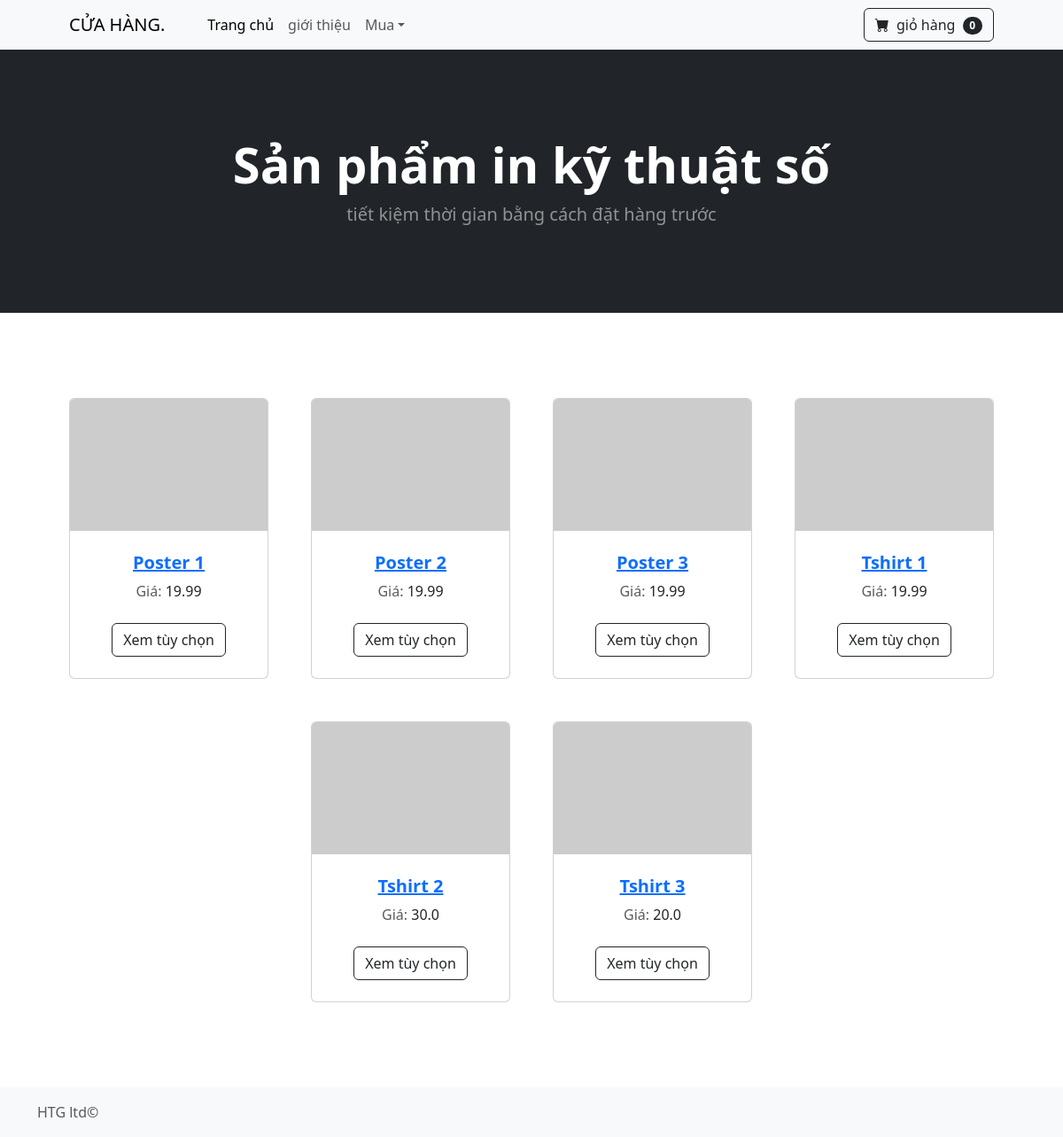
The page / on the database its author committed.
### main.py (models this page shows)
class Products(db.Model):
    id = db.Column(db.Integer, primary_key=True)
    title = db.Column(db.String(250), nullable=False, unique=True)
    image = db.Column(db.String(250), nullable=False)
    category = db.Column(db.String(250), nullable=False)
    price = db.Column(db.Float(250), nullable=False)
    size = db.Column(db.String(250), nullable=False)
    description = db.Column(db.Text, nullable=False)
    cart_items = db.relationship('CartItem', back_populates='product')
    def __repr__(self):
        return self.title

### main.py (the view)
@app.route('/')
def home():
    all_products = Products.query.all()
    categories = ['posters', 'tshirts', 'aliens']
    product_cats = {}
    for category in categories:
        products = Products.query.filter_by(category=category).all()
        for product in products:
            product_cats.setdefault(category, []).append(product)
    print(product_cats)
    return render_template('index.html', products=all_products)

### main.py (called while the page is built)
@app.context_processor
def context_processor():
    print("Context processor called")  # This line is for debugging purposes
    cart_id = session.get('cart_id')
    if cart_id:
        cart_items = CartItem.query.filter_by(cart_id=cart_id).all()
        total_quantity = sum(item.quantity for item in cart_items)
    else:
        total_quantity = 0
    return {'total_quantity': total_quantity}

### templates/index.html (shortened to what this page needs)
{% extends 'header.html' %}
{% block content %}
        <header class="bg-dark py-5">
            <div class="container px-4 px-lg-5 my-5">
                <div class="text-center text-white">
                    <h1 class="display-4 fw-bolder">Sản phẩm in kỹ thuật số</h1>
                    <p class="lead fw-normal text-white-50 mb-0">tiết kiệm thời gian bằng cách đặt hàng trước</p>
                </div>
            </div>
        </header>
        <section class="py-5">
            <div class="container px-4 px-lg-5 mt-5">
                <div class="row gx-4 gx-lg-5 row-cols-2 row-cols-md-3 row-cols-xl-4 justify-content-center">
                    {% for item in products %}
                    <div class="col mb-5">
                <div class="card h-100">
                    <img class="card-img-top" src="https://dummyimage.com/450x300/dee2e6/6c757d.jpg" alt="Áp phích Mờ Tiêu chuẩn" />
                    <div class="card-body p-4">
                        <div class="text-center">
                           <a href="{{ url_for('product', index=item.id) }}"><h5 class="fw-bolder">{{ item.title }}</h5></a>
                            <span class="text-muted">Giá:</span> {{ item.price }}
                        </div>
                    </div>
                    <div class="card-footer p-4 pt-0 border-top-0 bg-transparent">
                        <div class="text-center"><a class="btn btn-outline-dark mt-auto" href="{{ url_for('add_to_cart', product_id=item.id) }}">Xem tùy chọn</a></div>
                    </div>
                </div>
            </div>
                    {% endfor %}
                </div>
            </div>
        </section>
       {% include 'footer.html' %}
{% endblock %}

### templates/header.html (shortened to what this page needs)
<!DOCTYPE html>
<html lang="en">
    <head>
        <link href="https://cdn.jsdelivr.net/npm/bootstrap-icons@1.5.0/font/bootstrap-icons.css" rel="stylesheet" />
        <link href="static/assets/css" rel="stylesheet" />
        <link href="assets/css/product_style.css" rel="stylesheet" />
    </head>
    <body>
        <nav class="navbar navbar-expand-lg navbar-light bg-light">
            <div class="container px-4 px-lg-5">
                <a class="navbar-brand" href="{{ url_for('home') }}">CỬA HÀNG.</a>
                <div class="collapse navbar-collapse" id="navbarSupportedContent">
                    <ul class="navbar-nav me-auto mb-2 mb-lg-0 ms-lg-4">
                        <li class="nav-item"><a class="nav-link active" aria-current="page" href="{{ url_for('home') }}">Trang chủ</a></li>
                        <li class="nav-item"><a class="nav-link" href="{{ url_for('about') }}">giới thiệu</a></li>
                        <li class="nav-item dropdown">
                            <a class="nav-link dropdown-toggle" id="navbarDropdown" href="#" role="button" data-bs-toggle="dropdown" aria-expanded="false">Mua</a>
                        </li>
                    </ul>
                     <a class="btn btn-outline-dark" href="{{ url_for('view_cart') }}">
        <i class="bi-cart-fill me-1"></i>
        giỏ hàng
        <span class="badge bg-dark text-white ms-1 rounded-pill">{{ total_quantity }}</span>
    </a>
</div>
                </div>
        </nav>
{% block content %}
{% endblock %}

### templates/footer.html (shortened to what this page needs)
    <footer class="footer mt-auto py-3 bg-body-tertiary">
  <div class="container">
    <span class="text-body-secondary">HTG ltd&copy;</span>
  </div>
</footer>
    <link href="https://cdn.jsdelivr.net/npm/bootstrap@5.3.2/dist/css/bootstrap.min.css" rel="stylesheet">
</body>
</html>

### rows shown on the page
Products: title "Poster 1", price "19.99"
Products: title "Poster 2", price "19.99"
Products: title "Poster 3", price "19.99"
Products: title "Tshirt 1", price "19.99"
Products: title "Tshirt 2", price "30.0"
Products: title "Tshirt 3", price "20.0"

### other values the page prints
{{ total_quantity }} "0"
